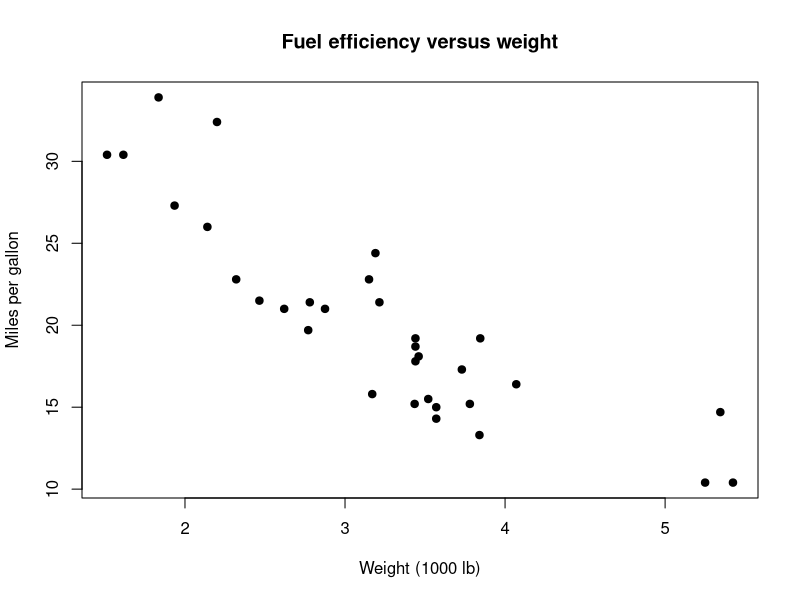
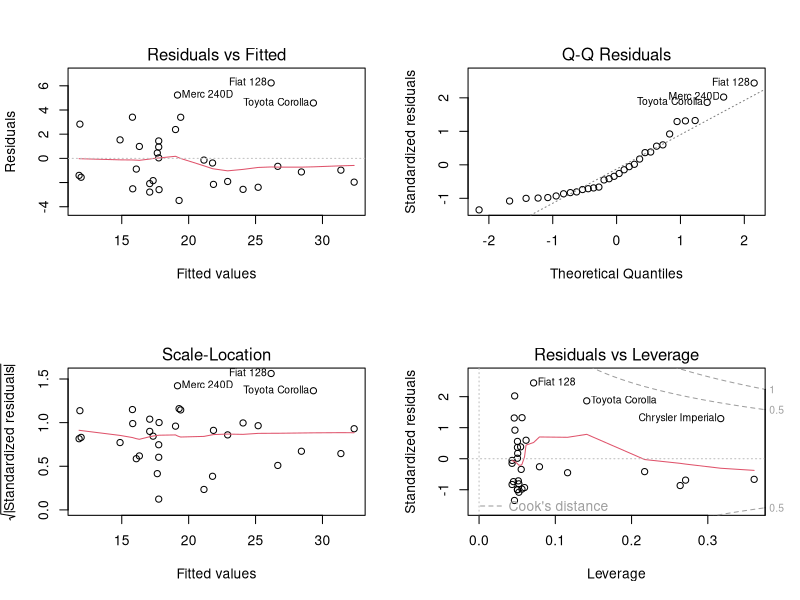

Write the R code that produced these figures, in order.
# STAT452 Chapter 2: Polynomial Regression and Transformations
# Dataset: mtcars; no packages or downloads are needed.

data(mtcars)
cars <- mtcars

# 1. Inspect the response and predictor.
head(cars)
plot(cars$wt, cars$mpg, pch=19, main="Fuel efficiency versus weight",
     xlab="Weight (1000 lb)", ylab="Miles per gallon")

# 2. Compare linear, quadratic, and cubic models.
linear <- lm(mpg ~ wt, data=cars)
quadratic <- lm(mpg ~ wt + I(wt^2), data=cars)
cubic <- lm(mpg ~ wt + I(wt^2) + I(wt^3), data=cars)
summary(linear)
summary(quadratic)
summary(cubic)
anova(linear, quadratic, cubic)
AIC(linear, quadratic, cubic)
BIC(linear, quadratic, cubic)

# 3. Interpret curvature and preserve hierarchy.
coef(quadratic)
beta <- coef(quadratic)
turning_point <- -beta["wt"] / (2 * beta["I(wt^2)"])
turning_point
predict(quadratic, newdata=data.frame(wt=c(min(cars$wt), max(cars$wt))))

# 4. Centering reduces polynomial collinearity.
cars$wt_c <- cars$wt - mean(cars$wt)
quadratic_centered <- lm(mpg ~ wt_c + I(wt_c^2), data=cars)
condition_number <- function(X) max(svd(X)$d) / min(svd(X)$d)
condition_number(model.matrix(quadratic))
condition_number(model.matrix(quadratic_centered))

# 5. Transformations and residual diagnostics.
log_model <- lm(log(mpg) ~ log(wt), data=cars)
summary(log_model)
par(mfrow=c(2,2)); plot(quadratic); par(mfrow=c(1,1))
in_range <- seq(min(cars$wt), max(cars$wt), length.out=100)
lines(in_range, predict(quadratic, data.frame(wt=in_range)), col="blue", lwd=2)

# Never trust polynomial extrapolation without scientific justification.
predict(quadratic, newdata=data.frame(wt=c(1, 6)))
